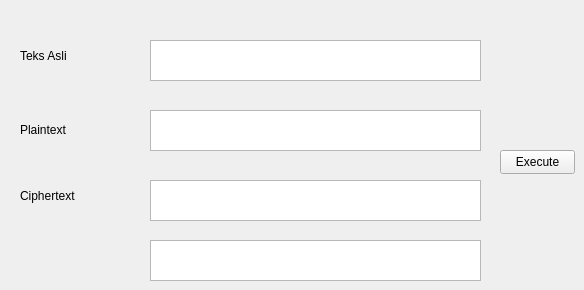
        <widget class="QWidget" name="tab_25">
         <attribute name="title">
          <string>Tab 2</string>
         </attribute>
         <widget class="QPlainTextEdit" name="plainTextEdit_61">
          <property name="geometry">
           <rect>
            <x>150</x>
            <y>180</y>
            <width>331</width>
            <height>41</height>
           </rect>
          </property>
         </widget>
         <widget class="QLabel" name="label_49">
          <property name="geometry">
           <rect>
            <x>20</x>
            <y>40</y>
            <width>101</width>
            <height>31</height>
           </rect>
          </property>
          <property name="text">
           <string>Teks Asli</string>
          </property>
         </widget>
         <widget class="QLabel" name="label_50">
          <property name="geometry">
           <rect>
            <x>20</x>
            <y>120</y>
            <width>121</width>
            <height>20</height>
           </rect>
          </property>
          <property name="text">
           <string>Plaintext</string>
          </property>
         </widget>
         <widget class="QLabel" name="label_51">
          <property name="geometry">
           <rect>
            <x>20</x>
            <y>180</y>
            <width>121</width>
            <height>31</height>
           </rect>
          </property>
          <property name="text">
           <string>Ciphertext</string>
          </property>
         </widget>
         <widget class="QPlainTextEdit" name="plainTextEdit_62">
          <property name="geometry">
           <rect>
            <x>150</x>
            <y>240</y>
            <width>331</width>
            <height>41</height>
           </rect>
          </property>
         </widget>
         <widget class="QPushButton" name="pushButton_10">
          <property name="geometry">
           <rect>
            <x>500</x>
            <y>150</y>
            <width>75</width>
            <height>24</height>
           </rect>
          </property>
          <property name="text">
           <string>Execute</string>
          </property>
         </widget>
         <widget class="QPlainTextEdit" name="plainTextEdit_63">
          <property name="geometry">
           <rect>
            <x>150</x>
            <y>110</y>
            <width>331</width>
            <height>41</height>
           </rect>
          </property>
         </widget>
         <widget class="QPlainTextEdit" name="plainTextEdit_64">
          <property name="geometry">
           <rect>
            <x>150</x>
            <y>40</y>
            <width>331</width>
            <height>41</height>
           </rect>
          </property>
         </widget>
        </widget>
